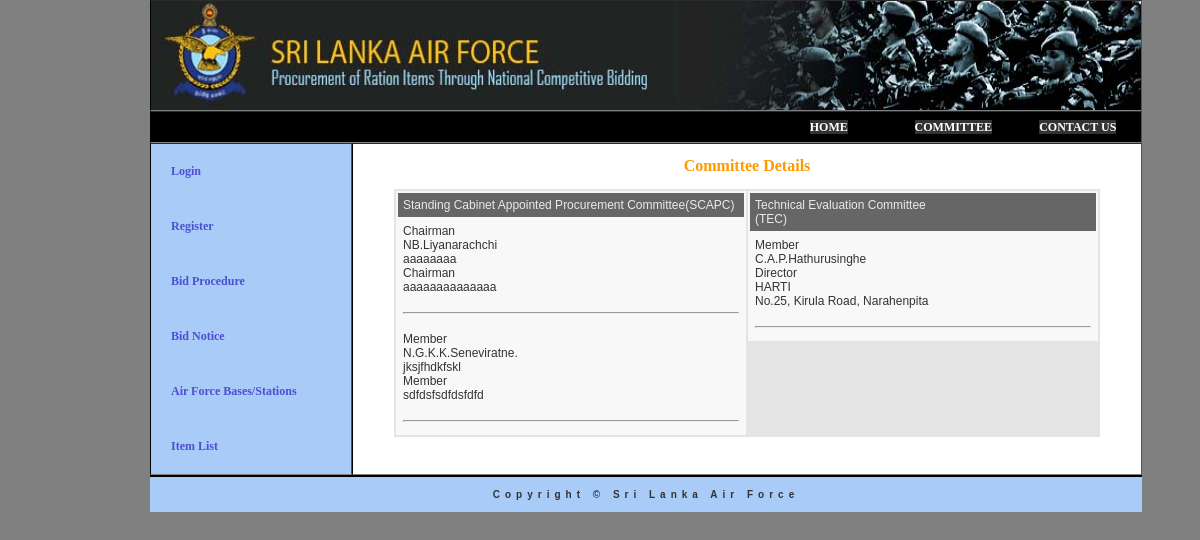
The page /committee.php on the database as committed earlier.
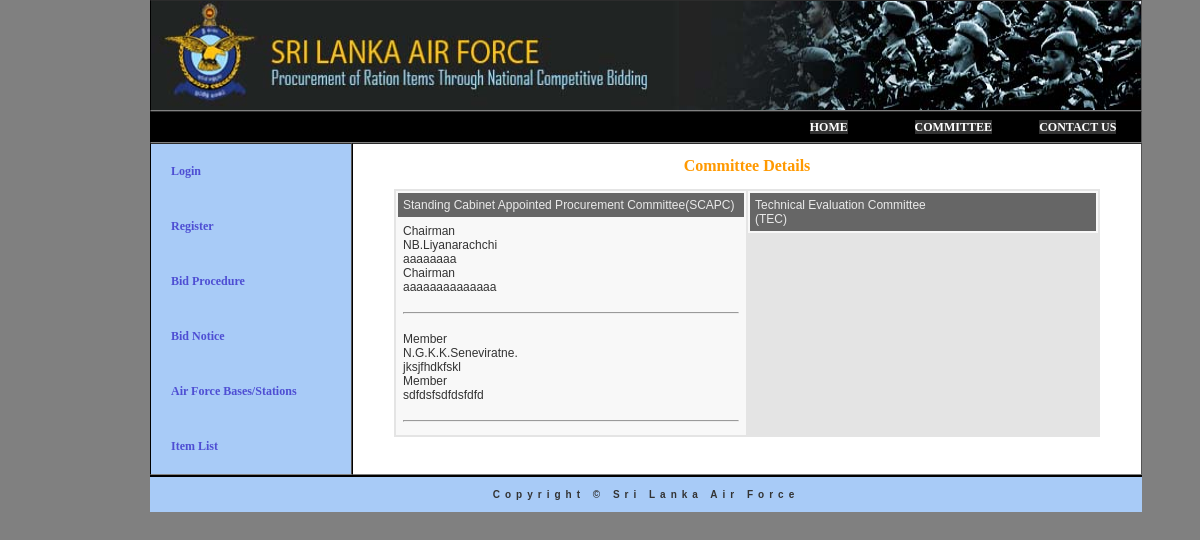
The same page on the database as committed later.
### tables this page shows
CREATE TABLE IF NOT EXISTS `committemember` (
  `comMemId` int(2) NOT NULL AUTO_INCREMENT,
  `memName` varchar(50) NOT NULL,
  `memPosition` varchar(15) NOT NULL,
  `memWorkPlace` varchar(75) NOT NULL,
  `workPlaceAddress` varchar(200) NOT NULL,
  `occupation` varchar(50) NOT NULL,
  `phoneNo1` int(10) NOT NULL,
  `phoneNo2` int(10) NOT NULL,
  `email` varchar(30) NOT NULL,
  `faxNo` int(10) NOT NULL,
  `appoinmentDate` date NOT NULL,
  `endDate` date NOT NULL,
  `ComitteeID` int(11) NOT NULL,
  PRIMARY KEY (`comMemId`)
);

### committee.php (the view, shortened to what this page needs)
<!DOCTYPE html PUBLIC "-//W3C//DTD XHTML 1.0 Transitional//EN" "http://www.w3.org/TR/xhtml1/DTD/xhtml1-transitional.dtd">
<html xmlns="http://www.w3.org/1999/xhtml">
<head>
<link href="include/MyStyle.css" rel="stylesheet" type="text/css" media="all" />
<link href="SpryAssets/SpryMenuBarHorizontal.css" rel="stylesheet" type="text/css" />
</head>
<body>
<table width="990" border="1" cellspacing="0" cellpadding="0" class="maintable" bgcolor="#A8CBF7">
  <tr >
      <td  colspan="3"  height="109" bgcolor="#000000"><img src="images/new.jpg" width="990" height="109"></td>
  </tr>
  <tr>
    	<td  colspan="3" height="30" align="center"  bgcolor="#000000">
			<?php
			include("include_Mainmenu.php");
			?>
		</td>
  </tr>
  <tr>
    	<td width="200" valign="top">
			<?php
			include("include_SubMenu.php");
			?>
		</td>
    	<td width="790" valign="top" align="center" bgcolor="#FFFFFF">
<h2 class="pageHeading">Committee Details</h2>
<table width="700" boSrder="1" cellpadding="0" class="contactTable" >
  <tr>
    	<td valign="top">
   			 <?php
			include("Include_Connection.php");
			 $sql = "SELECT * FROM committemember WHERE ComitteeID=1";
			 $result = mysql_query($sql, $conn) or die(mysql_error());
  				?>
 <table width="350" border="0" cellpadding="5" class="subtable">
  <tr>
    	<td class="subtableheading" valign="top" height="50">Standing Cabinet Appointed Procurement Committee(SCAPC)</td>
  </tr>
   			<?php
  			 while ($newArray = mysql_fetch_array($result))
			 {
	 		?>
  <tr>
   	 <td>
		<?php echo $newArray['memPosition'];?><br/>
   		 <?php echo $newArray['memName'];?><br/>
    	<?php echo $newArray['occupation'];?><br/>
    	<?php echo $newArray['memWorkPlace'];?><br/>
    	<?php echo $newArray['workPlaceAddress'];?>
      </td>
  </tr>
  <tr>
  	<td><hr/></td>
  </tr>
  	 <?php }?>
</table>
</td>
    <td valign="top">
    	<?php
		include("Include_Connection.php");
 		$sql = "SELECT * FROM committemember WHERE ComitteeID=2";
 		$result = mysql_query($sql, $conn) or die(mysql_error());
 		?>
 <table width="350" border="0" cellpadding="5" class="subtable">
  <tr>
   	 <td class="subtableheading" height="50">Technical Evaluation Committee<br/>(TEC)</td>
  </tr>
   		<?php
  	 	while ($newArray = mysql_fetch_array($result))
		 {
	 	?>
  <tr>
    	<td>
    	<?php echo $newArray['memPosition'];?><br/>
    	<?php echo $newArray['memName'];?><br/>
   	 	<?php echo $newArray['occupation'];?><br/>
    	<?php echo $newArray['memWorkPlace'];?><br/>
    	<?php echo $newArray['workPlaceAddress'];?>
    	</td>
  </tr>
  <tr>
  		<td><hr/></td></tr>
   		<?php }?>
</table>
		</td>
 </tr>
</table>
	  </td>
  </tr>
  <tr>
    	<td colspan="3" align="center" class="copyr" height="35"> Copyright &copy; Sri Lanka Air Force</td>
  </tr>
</table>
</body>
</html>

Rows that differ between the two databases and show on the page:
removed committemember: memPosition "Member", memName "C.A.P.Hathurusinghe", occupation "Director", memWorkPlace "HARTI", workPlaceAddress "No.25, Kirula Road, Narahenpita"
